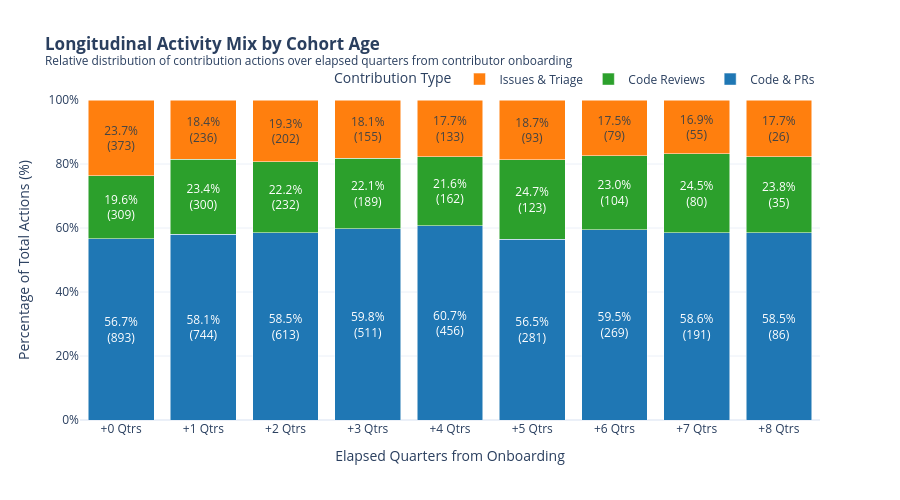

Notebook code cell kept with this figure:
### Markdown cell above
### Visualization 3: Longitudinal Activity Mix by Cohort Age

* **X-axis**: Elapsed Quarters from Onboarding ($+0$ to $+8$).
* **Y-axis**: Normalized Share of Total Contributions (100% stacked bar).
* **Significance**: Illustrates how the composition of contributions shifts as contributors mature. Early periods are dominated by issue filings and initial pull requests, whereas mature cohort activity shifts toward code reviews, issue triaging, and project maintenance.

### Code cell
mix_df = df_actions[df_actions['elapsed_quarters'] <= 8].groupby(['elapsed_quarters', 'action_category']).size().reset_index(name='count')
total_per_elapsed = mix_df.groupby('elapsed_quarters')['count'].transform('sum')
mix_df['percentage'] = (mix_df['count'] / total_per_elapsed) * 100.0

category_colors = {
    'Code & PRs': '#1f77b4',
    'Code Reviews': '#2ca02c',
    'Issues & Triage': '#ff7f0e'
}

fig_mix = go.Figure()
for cat in ['Code & PRs', 'Code Reviews', 'Issues & Triage']:
    cat_data = mix_df[mix_df['action_category'] == cat].sort_values('elapsed_quarters')
    fig_mix.add_trace(go.Bar(
        x=[f"+{k} Qtrs" for k in cat_data['elapsed_quarters']],
        y=cat_data['percentage'],
        name=cat,
        marker_color=category_colors.get(cat, '#7f7f7f'),
        text=cat_data.apply(lambda r: f"{r['percentage']:.1f}%<br>({r['count']})", axis=1),
        textposition="inside",
        insidetextanchor="middle",
        hovertemplate="<b>Category</b>: " + cat + "<br><b>Period</b>: %{x}<br><b>Share</b>: %{y:.1f}%<br><b>Actions</b>: %{text}<extra></extra>"
    ))

fig_mix.update_layout(
    title="<b>Longitudinal Activity Mix by Cohort Age</b><br><sup>Relative distribution of contribution actions over elapsed quarters from contributor onboarding</sup>",
    barmode='stack',
    xaxis=dict(title="Elapsed Quarters from Onboarding"),
    yaxis=dict(title="Percentage of Total Actions (%)", range=[0, 100], ticksuffix="%"),
    legend=dict(title="Contribution Type", orientation="h", yanchor="bottom", y=1.02, xanchor="right", x=1),
    height=500,
    width=900,
    template="plotly_white"
)

fig_mix.show()

### Figure 1 — Plotly figure (JSON) as saved in the notebook; plotly's stock layout.template omitted (floating-point values rounded to 4 significant figures)
{"data": [{"hovertemplate": "<b>Category</b>: Code & PRs<br><b>Period</b>: %{x}<br><b>Share</b>: %{y:.1f}%<br><b>Actions</b>: %{text}<extra></extra>", "insidetextanchor": "middle", "marker": {"color": "#1f77b4"}, "name": "Code & PRs", "text": ["56.7%<br>(893)", "58.1%<br>(744)", "58.5%<br>(613)", "59.8%<br>(511)", "60.7%<br>(456)", "56.5%<br>(281)", "59.5%<br>(269)", "58.6%<br>(191)", "58.5%<br>(86)"], "textposition": "inside", "type": "bar", "x": ["+0 Qtrs", "+1 Qtrs", "+2 Qtrs", "+3 Qtrs", "+4 Qtrs", "+5 Qtrs", "+6 Qtrs", "+7 Qtrs", "+8 Qtrs"], "y": [56.7, 58.13, 58.55, 59.77, 60.72, 56.54, 59.51, 58.59, 58.5]}, {"hovertemplate": "<b>Category</b>: Code Reviews<br><b>Period</b>: %{x}<br><b>Share</b>: %{y:.1f}%<br><b>Actions</b>: %{text}<extra></extra>", "insidetextanchor": "middle", "marker": {"color": "#2ca02c"}, "name": "Code Reviews", "text": ["19.6%<br>(309)", "23.4%<br>(300)", "22.2%<br>(232)", "22.1%<br>(189)", "21.6%<br>(162)", "24.7%<br>(123)", "23.0%<br>(104)", "24.5%<br>(80)", "23.8%<br>(35)"], "textposition": "inside", "type": "bar", "x": ["+0 Qtrs", "+1 Qtrs", "+2 Qtrs", "+3 Qtrs", "+4 Qtrs", "+5 Qtrs", "+6 Qtrs", "+7 Qtrs", "+8 Qtrs"], "y": [19.62, 23.44, 22.16, 22.11, 21.57, 24.75, 23.01, 24.54, 23.81]}, {"hovertemplate": "<b>Category</b>: Issues & Triage<br><b>Period</b>: %{x}<br><b>Share</b>: %{y:.1f}%<br><b>Actions</b>: %{text}<extra></extra>", "insidetextanchor": "middle", "marker": {"color": "#ff7f0e"}, "name": "Issues & Triage", "text": ["23.7%<br>(373)", "18.4%<br>(236)", "19.3%<br>(202)", "18.1%<br>(155)", "17.7%<br>(133)", "18.7%<br>(93)", "17.5%<br>(79)", "16.9%<br>(55)", "17.7%<br>(26)"], "textposition": "inside", "type": "bar", "x": ["+0 Qtrs", "+1 Qtrs", "+2 Qtrs", "+3 Qtrs", "+4 Qtrs", "+5 Qtrs", "+6 Qtrs", "+7 Qtrs", "+8 Qtrs"], "y": [23.68, 18.44, 19.29, 18.13, 17.71, 18.71, 17.48, 16.87, 17.69]}], "layout": {"barmode": "stack", "height": 500, "legend": {"orientation": "h", "title": {"text": "Contribution Type"}, "x": 1, "xanchor": "right", "y": 1.02, "yanchor": "bottom"}, "title": {"text": "<b>Longitudinal Activity Mix by Cohort Age</b><br><sup>Relative distribution of contribution actions over elapsed quarters from contributor onboarding</sup>"}, "width": 900, "xaxis": {"title": {"text": "Elapsed Quarters from Onboarding"}}, "yaxis": {"range": [0, 100], "ticksuffix": "%", "title": {"text": "Percentage of Total Actions (%)"}}}}
